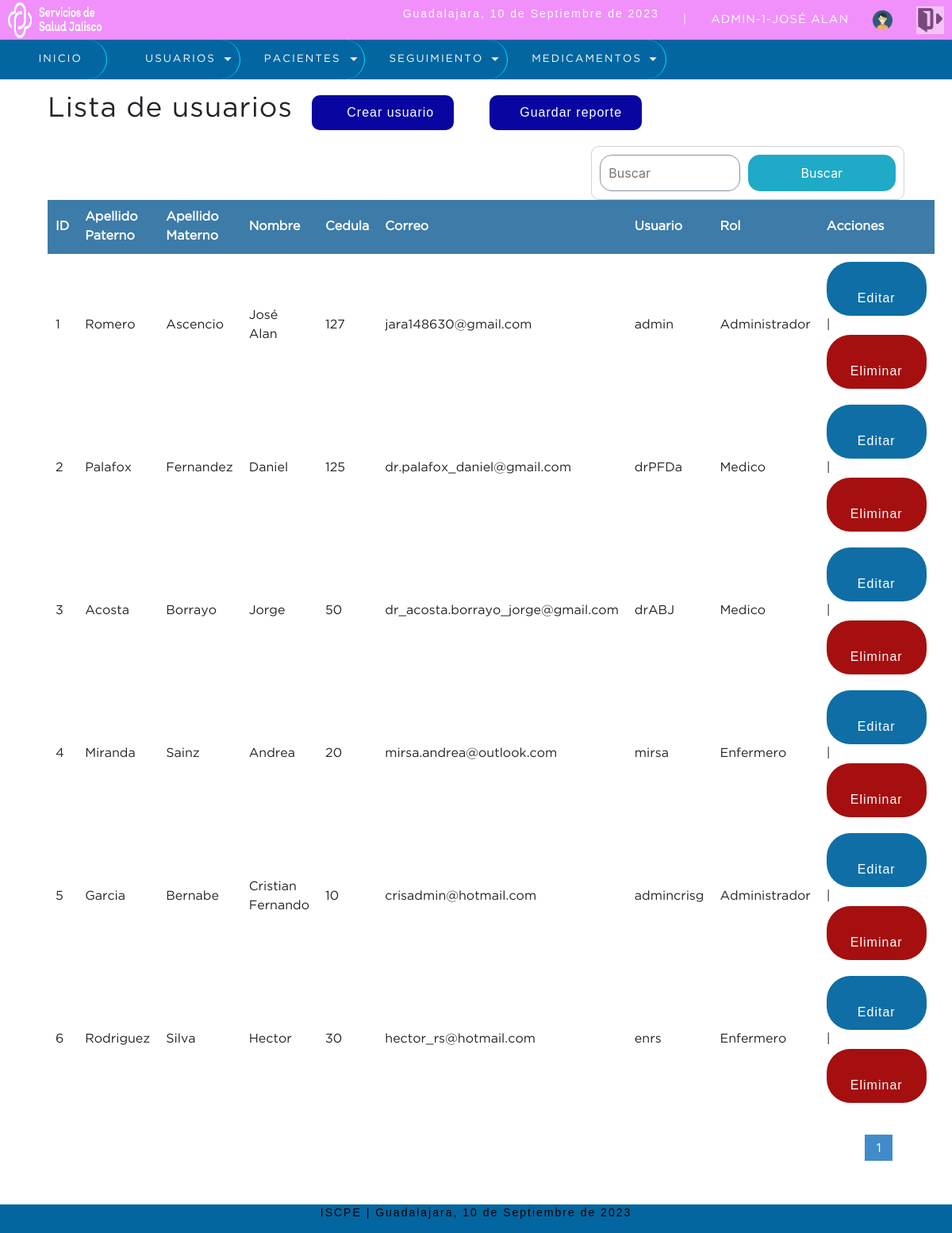
The page /sistema/lista_usuarios.php (signed in) on the database its author committed.
### tables this page shows
CREATE TABLE `usuario` (
  `idusuario` int(11) NOT NULL,
  `correo` varchar(50) NOT NULL,
  `usuario` varchar(20) NOT NULL,
  `clave` varchar(50) NOT NULL,
  `rol` int(11) NOT NULL,
  `estatus` int(11) NOT NULL DEFAULT 1,
  `nombre` varchar(50) DEFAULT NULL,
  `apellido_paterno` varchar(50) DEFAULT NULL,
  `apellido_materno` varchar(50) DEFAULT NULL,
  `cedula` tinyint(4) DEFAULT NULL
);

CREATE TABLE `rol` (
  `idrol` int(11) NOT NULL,
  `rol` varchar(20) NOT NULL
);

### sistema/lista_usuarios.php (the view, shortened to what this page needs)
<?php
   include "../conexion.php"
?>
<!DOCTYPE html>
<html lang="en">
<head>
	<?php include "includes/scripts.php"; ?>
</head>
<body>
	<?php include "includes/header.php"; ?>
	<section id="container">
		<h1>Lista de usuarios</h1>
		<a href="registro_usuario.php" class="btn_new"><i class="fa-solid fa-file-circle-plus"></i> Crear usuario</a>
		<a href="reporte_usuarios.php" class="btn_new"><i class="fa-solid fa-floppy-disk"></i>Guardar reporte</a>
		<form action="buscar_usuario.php" method="get" class="form_search">
			<input type="text" name="busqueda" id="busqueda" placeholder="Buscar">
			<input type="submit" value="Buscar" class="btn_search">
		</form>
		<table>
			<tr>
				<th>ID</th>
				<th>Apellido Paterno</th>
				<th>Apellido Materno</th>
				<th>Nombre</th>
				<th>Cedula</th>
				<th>Correo</th>
				<th>Usuario</th>
				<th>Rol</th>
				<th>Acciones</th>
			</tr>
		<?php
			$sql_registe = mysqli_query($conection,"SELECT COUNT(*) as total_registro FROM usuario WHERE estatus = 1 ");
			$result_register = mysqli_fetch_array($sql_registe);
			$total_registro = $result_register['total_registro'];
			$por_pagina = 10;
			if(empty($_GET['pagina']))
			{
				$pagina = 1;
			}else{
				$pagina = $_GET['pagina'];
			}
			$desde = ($pagina-1) * $por_pagina;
			$total_paginas = ceil($total_registro / $por_pagina);
			$query = mysqli_query($conection,"SELECT u.idusuario, u.apellido_paterno, u.apellido_materno, u.nombre, u.cedula, u.correo, u.usuario, r.rol FROM usuario u INNER JOIN rol r ON u.rol = r.idrol WHERE estatus = 1 ORDER BY u.idusuario ASC LIMIT $desde,$por_pagina
				");
			$result = mysqli_num_rows($query);
			if($result > 0){
				while ($data = mysqli_fetch_array($query)) {
			?>
				<tr>
					<td><?php echo $data["idusuario"]; ?></td>
					<td><?php echo $data["apellido_paterno"]; ?></td>
					<td><?php echo $data["apellido_materno"]; ?></td>
					<td><?php echo $data["nombre"]; ?></td>
					<td><?php echo $data["cedula"]; ?></td>
					<td><?php echo $data["correo"]; ?></td>
					<td><?php echo $data["usuario"]; ?></td>
					<td><?php echo $data['rol'] ?></td>
					<td>
						<a class="link_edit" href="editar_usuario.php?id=<?php echo $data["idusuario"]; ?>"><i class="fa-solid fa-pen-to-square"></i> Editar</a>
						|
						<a class="link_delete" href="eliminar_usuario.php?id=<?php echo $data["idusuario"]; ?>"><i class="fa-solid fa-trash-can"></i> Eliminar</a>
					</td>
				</tr>
		<?php
				}
			}
		 ?>
		</table>
		<div class="paginador">
			<ul>
			<?php
				for ($i=1; $i <= $total_paginas; $i++) {
					if($i == $pagina)
					{
						echo '<li class="pageSelected">'.$i.'</li>';
					}else{
						echo '<li><a href="?pagina='.$i.'">'.$i.'</a></li>';
					}
				}
			 ?>
			</ul>
		</div>
	</section>
	<?php include "includes/footer.php"; ?>
</body>
</html>

### sistema/css/style.css (style rules this page uses)
* { margin: 0; padding: 0; box-sizing: border-box; }
body { background: #fdffff; }
h1, h2, h3, h4, h5, h6 { font-family: 'GothamBook'; font-weight: bold; letter-spacing: 1px; }
h1 { font-size: 26px; }
a { text-decoration: none; font-family: arial; letter-spacing: 1px; }
#container { padding: 100px 60px 60px; }
form { background: #f3eff3fd; margin: auto; padding: 70px 80px; border: 1px solid #d1d1d1; }
input,select { display: block; width: 100%; font-size: 15pt; padding: 10px; border: 1px solid #85929e; border-radius: 15px; }
#container h1 { font-size: 35px; display: inline-block; }
.btn_new { display: inline-block; background: #0805a1; color: #FFF; padding: 10px 25px; border-radius: 10px; margin: 20px; }
table { border-collapse: collapse; font-size: 12pt; font-family: 'GothamBook'; width: 100%; }
table th { text-align: left; padding: 10px; background: #3d7ba8; color: #FFF; }
table tr:nth-child(odd) { background: #FFF; }
table td { padding: 10px; }
.link_edit { background-color: #0f6ea5; border-radius: 30px; border: none; color: white; padding: 10px 30px; text-align: center; text-decoration: none; display: inline-block; font-size: 16px; }
.link_delete { background-color: #a50f0f; border-radius: 30px; border: none; color: white; padding: 10px 30px; text-align: center; text-decoration: none; display: inline-block; font-size: 16px; }
.paginador ul { padding: 15px; list-style: none; background: #FFF; margin-top: 15px; display: -webkit-flex; display: -moz-flex; display: -ms-flex; display: -o-flex; display: flex; justify-content: flex-end; }
.paginador a, .pageSelected { color: #07afda; border: 1px solid #ddd; padding: 5px; display: inline-block; font-size: 14px; text-align: center; width: 35px; }
.pageSelected { color: #FFF; background: #428bca; border: 1px solid #428bca; }
.form_search { display: -webkit-flex; display: -moz-flex; display: -ms-flex; display: -o-flex; display: flex; float: right; background: initial; padding: 10px; border-radius: 10px; }
.form_search .btn_search { background: #1faac8; color: #FFF; padding: 0 20px; border: 0; cursor: pointer; margin-left: 10px; }

### rows shown on the page
usuario: idusuario "1", apellido_paterno "Romero", apellido_materno "Ascencio", nombre "José Alan", cedula "127", correo "jara148630@gmail.com", usuario "admin", rol.rol "Administrador"
usuario: idusuario "2", apellido_paterno "Palafox", apellido_materno "Fernandez", nombre "Daniel", cedula "125", correo "dr.palafox_daniel@gmail.com", usuario "drPFDa", rol.rol "Medico"
usuario: idusuario "3", apellido_paterno "Acosta", apellido_materno "Borrayo", nombre "Jorge", cedula "50", correo "dr_acosta.borrayo_jorge@gmail.com", usuario "drABJ", rol.rol "Medico"
usuario: idusuario "4", apellido_paterno "Miranda", apellido_materno "Sainz", nombre "Andrea", cedula "20", correo "mirsa.andrea@outlook.com", usuario "mirsa", rol.rol "Enfermero"
usuario: idusuario "5", apellido_paterno "Garcia", apellido_materno "Bernabe", nombre "Cristian Fernando", cedula "10", correo "crisadmin@hotmail.com", usuario "admincrisg", rol.rol "Administrador"
usuario: idusuario "6", apellido_paterno "Rodriguez", apellido_materno "Silva", nombre "Hector", cedula "30", correo "hector_rs@hotmail.com", usuario "enrs", rol.rol "Enfermero"

### other values the page prints
fecha() "10 de Septiembre de 2023"
$_SESSION['user'] "ADMIN"
$_SESSION['rol'] "1"
$_SESSION['nombre'] "JOSÉ ALAN"
